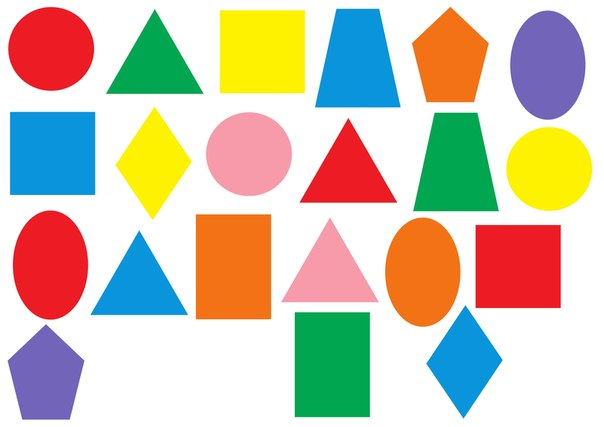
#> input picture Segundo Corte/Evaluación 2/img3.jpg, 604 x 427 px
$ python 'binarizacion_montaña.py'
#> lines starting #> are read from the running program, lines starting #| are printed output that depends on the picture; after the words box and inside, x2 and y2 are one past the last pixel; in counts of white or black regions, pixels touching at a corner belong together; long printed decimals are rounded
import cv2
import matplotlib.pyplot as plt
import numpy as np
import math
from matplotlib import cm

plt.close('all')

# Lectura de la imagen
imagen=cv2.imread('img3.jpg')
#> imagen is the input picture: shape (427, 604, 3); mean B, G, R 178.5, 196.4, 206.1
# cv2.imshow('Imagen a color',imagen)
height, width, channels = imagen.shape
#> height = 427; width = 604; channels = 3

# Cambio de tamaño (Resize)
resolucion_qvga = (320,240)
imagen_qvga = cv2.resize(imagen,resolucion_qvga)
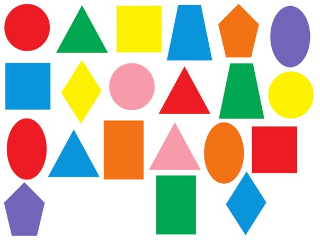
#> imagen_qvga: shape (240, 320, 3); mean B, G, R 178.4, 196.4, 206.1
# cv2.imshow('Imagen con tamaño modificado',imagen_qvga)

# Escala de grises
imagen_grises = cv2.cvtColor(imagen_qvga,cv2.COLOR_BGR2GRAY)
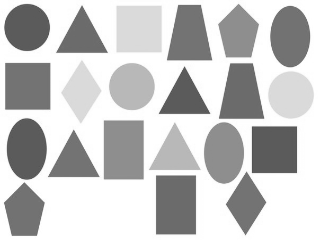
#> imagen_grises: shape (240, 320); min 78, max 255, mean 197.3
cv2.imshow('Imagen en escala de grises',imagen_grises)

# Binarización de la imagen
thresh = 250# Umbral
_,img_binaria_bn = cv2.threshold(imagen_grises, thresh,255,cv2.THRESH_BINARY) # Imagen con fondo blanco
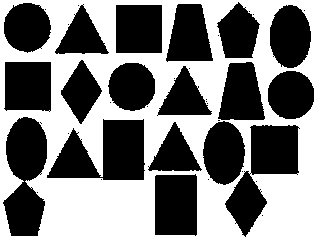
#> img_binaria_bn: shape (240, 320); 49.3% white; 1 white region, box (x1, y1, x2, y2) and area: (0, 0, 320, 240) 37862
img_binaria = cv2.bitwise_not(img_binaria_bn) # Imagen con fondo negro
cv2.imshow('Imagen invertida',img_binaria)


# Obtención de los pixeles de la imagen
canales = cv2.split(img_binaria) # Resolución de 240 filas (pixeles) X 320 columnas (pixeles)
pixeles = canales[0]

coordenadas_puntos = np.where(pixeles == 255)
#> coordenadas_puntos = 38938 positions, rows 2 to 236, columns 3 to 313
plt.figure(1)
plt.scatter(coordenadas_puntos[0], coordenadas_puntos[1], s = 10 ,color='black',label = "Pixeles")
plt.xlabel('Ancho')
plt.ylabel('Alto')
plt.title('Pixeles de los objetos')
plt.legend()
plt.show()
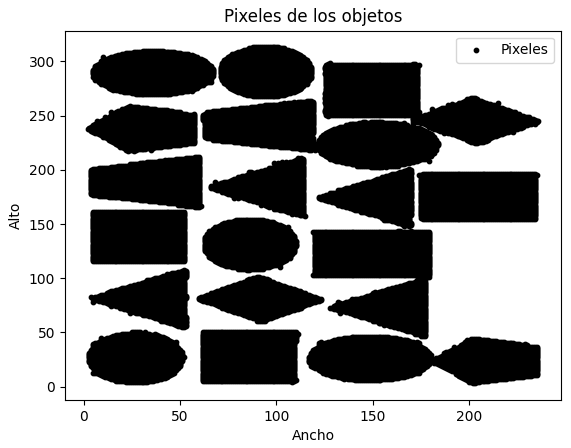
#> figure drawn by matplotlib, 1 panel


# Utilización de la función de montaña para obtener el número de clusters (objetos)

l1 = coordenadas_puntos[0] # x
l2 = coordenadas_puntos[1] # y

#Grilla
xk = [l1,l2]
limites = [[min(l1), min(l2)],
           [max(l1), max(l2)]]
#> limites = [[2, 3], [236, 313]]

#Resolución de la grilla
resolucion = 10
x = np.linspace(limites[0][0],limites[1][0],resolucion)
y = np.linspace(limites[0][1],limites[1][1],resolucion)
grid =  np.meshgrid(x,y)
X_grid, Y_grid = grid


# Función de montaña
M = np.zeros((resolucion,resolucion))
alpha = 0.1
beta = 0.1

# Condición de paro
delta = 2


# Obtención de la primera montaña
for i in range(len(X_grid)):
    for j in range(len(Y_grid)):
        for k in range(len(xk[0])):
            M[i][j] += math.e ** (-alpha*math.sqrt( (X_grid[0][i]-xk[0][k])**2 + (Y_grid[j][0]-xk[1][k])**2 ))

# Coordenadas del valor máximo (N1): plt
indices_maximo = np.argmax(M)
#> indices_maximo = 14
fila_maximo, columna_maximo = np.unravel_index(indices_maximo, M.shape)
#> fila_maximo = 1; columna_maximo = 4

# Valor máximo (pico de la montaña)
M1 = M[fila_maximo][columna_maximo]
#> M1 = 494.4

# Valores máximos de los picos de montaña
valores_maximos = []
valores_maximos = np.append(valores_maximos, M1)
#> valores_maximos = [494.4]

# Coordenadas del valor máximo dentro de la matriz M
coordenadas_maximos = np.zeros((1,2))
coordenada_maximo = [fila_maximo,columna_maximo]
#> coordenada_maximo = [1, 4]
coordenadas_maximos[0] = coordenada_maximo

# Plot 3D de la primera montaña
fig, ax = plt.subplots(subplot_kw={"projection": "3d"})
ax.set_xlabel('Y')
ax.set_ylabel('X')
ax.set_zlabel('Z')
surf = ax.plot_surface(X_grid, Y_grid, M, cmap=cm.coolwarm,linewidth=0, antialiased=False)

# Cálculo de las siguientes montañas
cont = 0

while valores_maximos[0]/valores_maximos[cont] < delta: # Condición de paro

    if cont == 0:
        delta = 1.17

    for i in range(len(X_grid)):
        for j in range(len(Y_grid)):
            acumulable = 0
            for k in range(len(coordenadas_maximos)):
                coordenadaX = int(coordenadas_maximos[k][0])
                coordenadaY = int(coordenadas_maximos[k][1])
                # Distancia euclidiana
                d = math.sqrt((X_grid[0][coordenadaX]-X_grid[0][i])**2 + (Y_grid[coordenadaY][0]-Y_grid[j][0])**2 )
                acumulable += math.exp( -beta*d)
            M[i][j] = M[i][j] - valores_maximos[cont]*acumulable

    # Coordenadas del valor máximo (N1)
    indices_maximo = np.argmax(M)
    fila_maximo, columna_maximo = np.unravel_index(indices_maximo, M.shape)

    # Valor máximo (pico de la montaña)
    M1 = M[fila_maximo][columna_maximo]
    valores_maximos = np.append(valores_maximos, M1)
    coordenada_maximo = [fila_maximo,columna_maximo]
    coordenadas_maximos = np.append(coordenadas_maximos,[coordenada_maximo],axis=0)


    # Plot 3D de la montaña
    fig, ax = plt.subplots(subplot_kw={"projection": "3d"})
    ax.set_xlabel('Y')
    ax.set_ylabel('X')
    ax.set_zlabel('Z')
    surf = ax.plot_surface(X_grid, Y_grid, M, cmap=cm.coolwarm,linewidth=0, antialiased=False)

    cont += 1
#> this loop made 8 passes
#> (delta, indices_maximo, fila_maximo, columna_maximo, M1, valores_maximos, coordenadas_maximos) on pass 1: (1.17, 47, 4, 7, 494.2, [494.4, 494.2], [[1, 4], [4, 7]])
#> (indices_maximo, fila_maximo, columna_maximo, M1, valores_maximos) on passes 4 to 7: (68, 6, 8, 464.5, [494.4, 494.2, 489.5, 466.4, 464.5]), (61, 6, 1, 440.6, [494.4, 494.2, 489.5, 466.4, 464.5, 440.6]), (17, 1, 7, 434.2, [494.4, 494.2, 489.5, 466.4, 464.5, 440.6, 434.2]), (34, 3, 4, 428.5, [494.4, 494.2, 489.5, 466.4, 464.5, 440.6, 434.2, 428.5])
#> after the loop, cont = 8; coordenadas_maximos = [[1, 4], [4, 7], [7, 5], [3, 1], [6, 8], [6, 1], [1, 7], [3, 4], [1, 1]]


# Plotear la grilla y puntos de datos
plt.figure(100)
plt.scatter(X_grid, Y_grid, s = 10 ,color='grey',label = "Nodos")
plt.scatter(l1,l2,color = 'green',label = "Datos")
colores = ["#F796E1","#FF0000","#8E44AD","#BCF558","#0000FF","#17A589","#B8860B","#556B2F","#2F4F4F","#FFD700","#90EE90"]
for i in range(len(coordenadas_maximos)):
    plt.scatter(X_grid[0][int(coordenadas_maximos[i][0])],Y_grid[int(coordenadas_maximos[i][1])][0],
                s = 100, c = colores[i], label = "Centro de cluster {}".format(i+1))
#> this loop made 9 passes
plt.xlabel('X')
plt.ylabel('Y')
plt.title('Grilla')
plt.grid(True)
plt.legend()
plt.show()
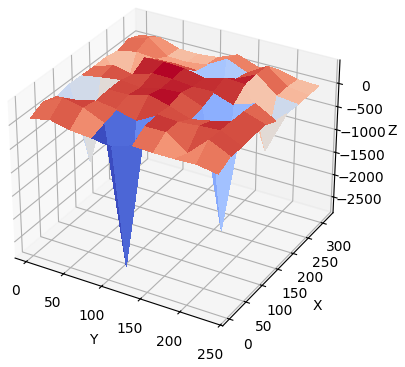
#> figure drawn by matplotlib, 1 panel
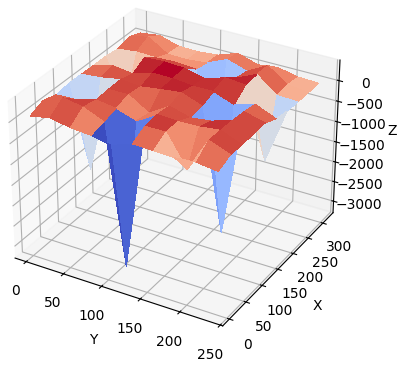
#> figure drawn by matplotlib, 1 panel
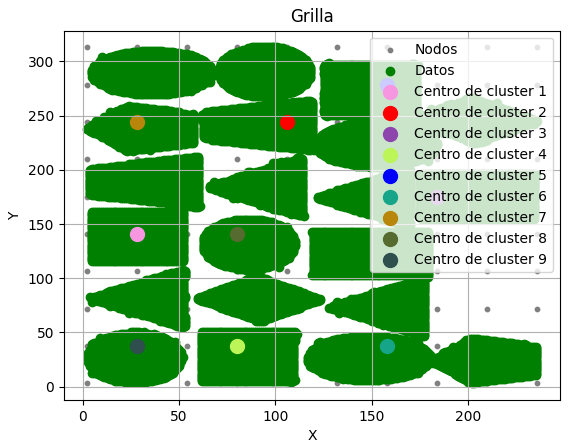
#> figure drawn by matplotlib, 1 panel

# Coeficiente delta
print("Valores máximos = {}".format(valores_maximos),\
      "Coeficientes Delta = {}".format(valores_maximos[0]/valores_maximos[:]))
#| Valores máximos = [494.387 494.180 489.478 466.372 464.530
#|  440.567 434.177 428.486 416.466 ] Coeficientes Delta = [1.         1.000 1.010  1.060 1.064 1.122
#|  1.139 1.154 1.187]

# Número de clusters
print("Número de objetos sobre la mesa = {} objetos".format(len(valores_maximos)))
#| Número de objetos sobre la mesa = 9 objetos

# Clusterización mediante K - means
